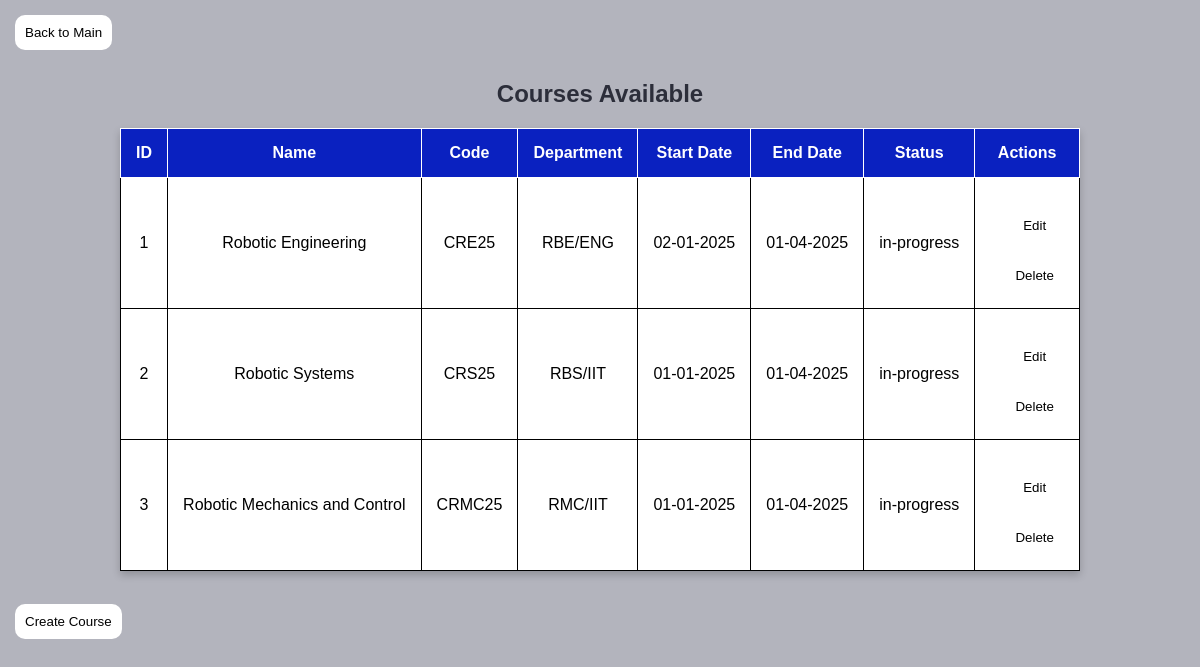
Page /php/view_course.php (signed in) on the earlier database version.
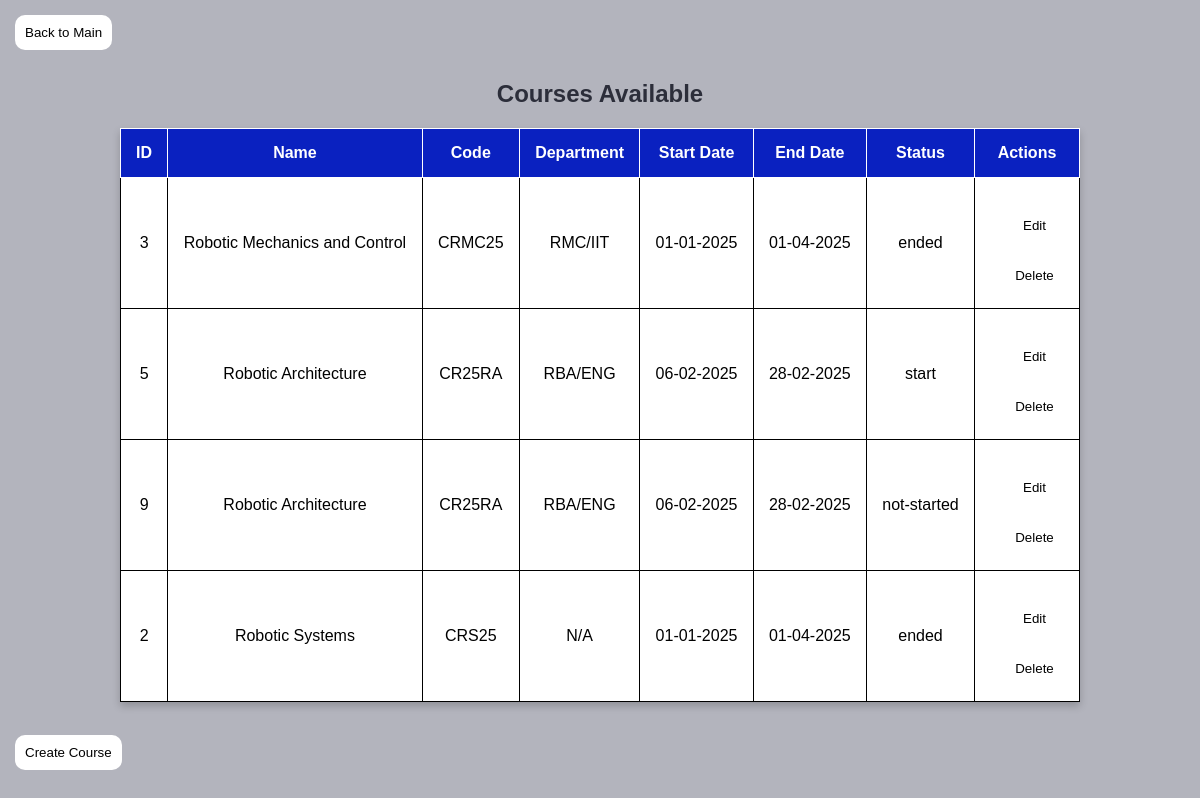
Same page on the later database version.
### tables this page shows
CREATE TABLE `course` (
  `ID` int(11) NOT NULL,
  `NAME` varchar(50) DEFAULT NULL,
  `DEPARTMENT_NAME` varchar(50) DEFAULT NULL,
  `START_DATE` date DEFAULT NULL,
  `END_DATE` date DEFAULT NULL,
  `CODE` varchar(50) DEFAULT NULL,
  `status` enum('not-started','start','in-progress','ended') DEFAULT 'not-started'
);

CREATE TABLE `department` (
  `ID` int(11) NOT NULL,
  `NAME` varchar(50) DEFAULT NULL
);

### php/view_course.php (the view, shortened to what this page needs)
<?php
$conn = db_connect();
$sql = "SELECT course.ID, course.NAME, course.CODE, course.START_DATE, course.END_DATE,
               course.STATUS, department.NAME AS DEPARTMENT_NAME
        FROM course
        LEFT JOIN department ON course.DEPARTMENT_NAME = department.NAME";
$result = $conn->query($sql);
?>
<!DOCTYPE html>
 <html lang="en">
    <head>
<body>
<a href="admin_dashboard.php"><button>Back to Main</button></a>
    <h2>Courses Available</h2>
    <table border="1">
        <tr>
            <th>ID</th>
            <th>Name</th>
            <th>Code</th>
            <th>Department</th>
            <th>Start Date</th>
            <th>End Date</th>
            <th>Status</th>
            <th>Actions</th>
        </tr>
        <?php while ($row = $result->fetch_assoc()): ?>
            <tr>
                <td><?= $row['ID'] ?></td>
                <td><?= htmlspecialchars($row['NAME']) ?></td>
                <td><?= htmlspecialchars($row['CODE']) ?></td>
                <td><?= isset($row['DEPARTMENT_NAME']) ? htmlspecialchars($row['DEPARTMENT_NAME']) : 'N/A' ?></td>
                <td>
                    <?= ($row['START_DATE'] !== '0000-00-00')
                        ? date("d-m-Y", strtotime($row['START_DATE']))
                        : 'N/A'; ?>
                </td>
                <td>
                    <?= ($row['END_DATE'] !== '0000-00-00')
                        ? date("d-m-Y", strtotime($row['END_DATE']))
                        : 'N/A'; ?>
                </td>
                <td>
                    <?= htmlspecialchars($row['STATUS']) ?></td>
                <td>
                    <a href="assignments.php?action=update&id=<?= $row['ID'] ?>"><button>Edit</button></a>
                    <?php if ($_SESSION['role'] == 3):  ?>
                        <form method="POST" action="delete_course.php?id=<?= $row['ID'] ?>">
                        <button type="submit" onclick="return confirm('Are you sure?')">Delete</button></form>
                    <?php endif; ?>
                </td>
            </tr>
        <?php endwhile; ?>
    </table><br>
    <a href="create_course.php"><button>Create Course</button></a>
</body>
</html>

### php/view_course.php (style rules this page uses)
* { margin: 0; box-sizing: border-box; font-family: sans-serif; }
body { margin-left: auto; margin-right: auto; justify-content: center; align-items: center; height: 100vh; background-color:#b3b4bd; background-size: cover; }
table { margin-left: auto; margin-right: auto; border-collapse: collapse; width: 80%; max-width: 1000px; background-color: #ffffff; box-shadow: 0 4px 8px rgba(0, 0, 0, 0.2); border: 1px solid; }
th, td { padding: 15px; text-align: center; border: 1px solid; }
th { background-color: #0a21c0; color: white; }
h2 { text-align: center; color: #2c2e3a; margin-top: 30px; margin-bottom: 20px; }
button { background: #fff; color: black; padding: 10px; border: 1px solid #2c2e3a; border-radius: 10px; cursor: pointer; margin-top: 15px; margin-left: 15px; border: none; }

Differences in the rows shown:
removed course: ID "1", NAME "Robotic Engineering", CODE "CRE25", department.NAME "RBE/ENG", START_DATE "02-01-2025", END_DATE "01-04-2025", status "in-progress"
changed course "Robotic Mechanics and Control": status "in-progress" → "ended"; moves up the list
added course: ID "5", NAME "Robotic Architecture", CODE "CR25RA", department.NAME "RBA/ENG", START_DATE "06-02-2025", END_DATE "28-02-2025", status "start"
added course: ID "9", NAME "Robotic Architecture", CODE "CR25RA", department.NAME "RBA/ENG", START_DATE "06-02-2025", END_DATE "28-02-2025", status "not-started"
changed course "Robotic Systems": status "in-progress" → "ended"; department.NAME "RBS/IIT" → (not shown); now shows "N/A"
